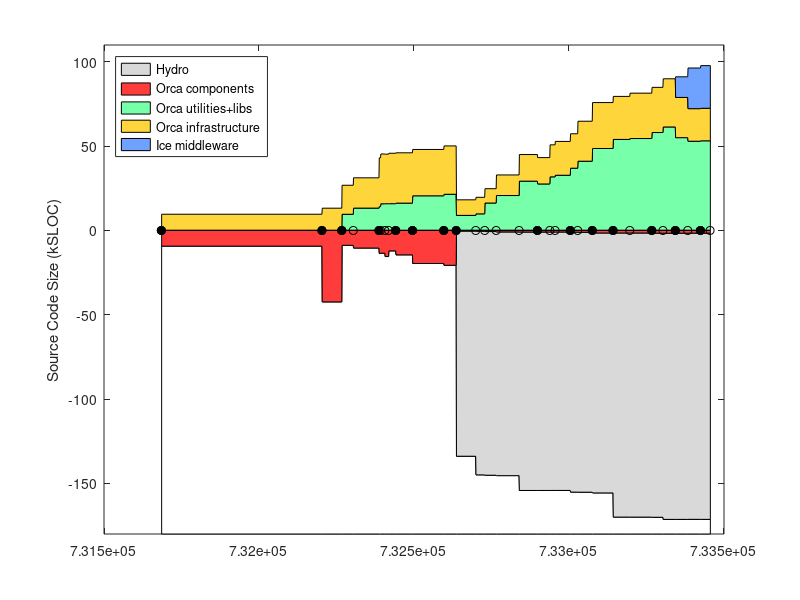

This figure's MATLAB source: (Note: this script raises an error after producing the figure.)
% keep track of orca project size using sloccount
clear all

%%%%%%%%%% DATA %%%%%%%%%%%%%%%%%%%%

% include/* except: include/{Freeze IceSSL IcePatch2}
% src/{Ice Slice IceGrid icecpp IceStorm slice2cpp IceUtil IceBox IceXML}
%  Sice212 = [
%  (7842-1000) + (22093+18419+11499+10568+4392+4200+4252+567+316)
%  ];
%  Sice301 = [
%  (8164-1000) + (23018+19384+19169+10596+4479+4343+4308+622+319)
%  ];
% same as above, but now also add Java:
% src/{IceInternal Ice IceUtil IceBox}
%  Sice310 = [
%  (8810-1200) + (24275+20494+22689+10587+4569+4877+4770+667+319) + (13190+6915+1262+493)
%  ];
%  Sice311 = [
%  (8950-1275) + (24511+20505+22898+10590+4600+4884+4782+683+323) + (13266+6929+1262+504)
%  ];

% it's much easier to count the whole of Ice (we use most of it anyway)
% sloccount include/ src/
% (this does not account for .ice files in [ice]/slice/* but it's a small fraction of total)
Sice212 = 133523;
Sice301 = 144513;
Sice310 = 153243;
Sice311 = 154145;
Sice320 = 168475;
Sice321 = 169725;

% indeces
iyy=1;
imm=2;
idd=3;
iver=4;
isub=5;
ibase=6;
icomp=7;
iutil=8;
iad=9;

Sorca = [ ...
% YY    MM  DD  ?   SUB     BASE        COMP           UTILS    A&D VERSION
% 0.8.6: a single distro, divide in halves arbitrarily
2003     4  14  1   0       18930/2     18930/2             0   0   % 0.8.6 (last change in doc/ChangeLog
% BASE: orca-base
% COMP: sloccount orca-components/src/components
% UTIL: slocc orca-components/src/util
2004     9  13  1   0       42543   13047   0       0   % 0.11.0
2004    11  16  1   0       8963    17208   9441    0   % 0.12.0
2004    12  23  0   0       10596   17965   13094   0   % 0.12.1
2005     3  16  1   0       13767   28881   14005   0   % 0.13.0
2005     3  21  0   0       13620   29524   15665   0   % 0.13.1
2005     4   4  0   0       15630   29345   15727   0   % 0.13.2
2005     4  16  0   0       12283   29897   15724   0   % 0.13.3
2005     5   9  1   0       14639   29838   16056   0   % 0.14.0
2005     7   2  1   0       19751   27479   20395   0   % 0.15.0
2005    10  11  1   0       20818   28675   21303   0   % 1.0.0
% BASE: c_ount src/interfaces/slice/orca/*.ice
% COMP: sloccount src/components
% UTIL: sloccount src/utils
2005    11  20  1   Sice212 530    9226         8781        0   % 2.0.0-rc1
2006     1  22  0   Sice301 596    9801         9695        0   % 2.0.0-rc2
% UTIL-IN-COMP: sloccount components/log* 
% COMP: sloccount components MINUS UTIL-IN-COMP
% UTIL: sloccount utils PLUS UTIL-IN-COMP
2006     2  20  0   Sice301 813    9867-1372    14734+1372  0  % 2.0.0-rc3
% UTIL-IN-COMP: sloccount components/orcaview* components/log*
2006     3  29  0   Sice301 1052   14625-2421   18131+2421  0  % 2.0.0-rc4
2006     6  11  0   Sice310 1116   19999-4215   24867+4215  0  % 2.0.0-rc5  
2006     8   9  1   Sice310 1116   19979-4348   23066+4348  0  % 2.0.0
2006     9  18  0   Sice310 1094   19317-329    31304+329   0  % 2.0.1
2006    10   5  0   Sice310 1094   20384-329    32255+329   0  % 2.0.2
2006    11  23  1   Sice311 1178   21408-1001   35768+1001  0  % 2.1.0
% BASE: c_ount src/interfaces/slice/orca/*.ice
% COMP: sloccount src/components
% UTIL: sloccount src/utils src/libs
% to count lines in *.ice files, rename them to *.cpp like this:
% $cd src/interfaces/slice/orca; for file in *; do mv $file `echo $file | sed s/.ice/.cpp/`; done
2006    12  17  0   Sice311 1240    23701   40914  0   % 2.1.1
2007     2   2  1   Sice311 1671    27238   48446  0   % 2.2.0
2007     4  10  1   Sice320 1671    25512   53828  0   % 2.3.0
2007     6   3  0   Sice320 1682    26905   54359  0   % 2.4.0
2007     8  13  1   Sice320 1772    26795   57918  0    % 2.5.0
2007     9  18  0   Sice321 1787    28573   61216  0    % 2.6.0
% A&D: Hydro: sloccount src
2007    10  28  1   Sice321 1787    23840   54879  12251    % 2.7.0
2007    12   7  0   Sice321 1750    19312   52762  24104    % 2.8.0
2008     1  17  1   Sice321 1774    19280   53015  25300    % 2.9.0
];
Vorca ={'0.8.6', '0.11.0', '0.12.0', '0.12.1', '0.13.0', '0.13.1', '0.13.2', '0.13.3', '0.14.0', '0.15.0', '1.0.0', ...
    '2.0.0-rc1', '2.0.0-rc2', '2.0.0-rc3', '2.0.0-rc4', '2.0.0-rc5', '2.0.0', '2.0.1', '2.0.2', '2.1.0', '2.1.1', ...
    '2.2.0', '2.3.0', '2.4.0', '2.5.0', '2.6.0', '2.7.0', '2.8.0', '2.9.0' }';

% add a dummy release just for display
Sorca(end+1,:) = Sorca(end,:);
Sorca(end,imm) = Sorca(end,imm)+1;
Sorca(end,iver) = 0;
Vorca{end+1} = 'dummy';

% convert dates
Torca = datenum(Sorca(:,iyy),Sorca(:,imm),Sorca(:,idd));

% 2nd digit releases
i2 = (Sorca(:,iver)==1);
Torca2 = Torca(i2);
Vorca2 = Vorca(i2);

% what can go to Hydra?
% cd libs; sloccount bros1 orcacolourtext orcadynamicload orcageom2d orcagpsutil orcaiceutil orcaimage orcaimagegrabber orcalocalnav orcalockfile orcamapload orcamisc orcanavutil orcaogfusion orcaogmap orcapathplan orcaping orcaportability orcaserial orcawifi
% cd components; sloccount gps/garmin/ insgps/novatel insgps/novatelspan/ laser2d/laser2dutil/ laser2d/sickacfr/ laser2d/sickcarmen/ localnav/vfhdriver/ segwayrmp/rmpdriver/ 
% 15,102 + 10,322

% for comparison, ASN
%  Sasn = 90433;

Sgenom = [
% YY    MM  DD  ? SUB   BASE    COMP    UTIL    VERSION
% SUB : cd pocolibs-2.3; sloccount include src
% BASE: cd genom-2.0; sloccount include src
% COMP: 0
% UTIL: 0 
2007    8   31  1  9786    11368   0   0       % 2.0
];

Splayer = [ 
% YY    MM  DD  ?   SUB     BASE                COMP       UTIL  VERSION
% BASE: (server-drivers)+client_libs
% COMP: drivers + utils
2002    12 04   1  0    (17331-12037)+9188      12037+2685 0    % 1.3.1
2003    7  15   1  0    (30452-24334)+12458     24334+3064 0    % 1.4-rc1
2003    12 07   1  0    (37378-30947)+13110     30947+9633 0    % 1.4-rc2
2004    5  31   1  0    (49225-42643)+13664     42643+3550 0    % 1.5
2004    11 12   1  0    (50758-43190)+13545     43190+4479 0    % 1.6
2005    1  31   0  0    (52069-44517)+13576     44517+4662 0    % 1.6.2
2005    7  28   0  0    (53348-45686)+14300     45686+5188 0    % 1.6.5
% BASE: (libplayercore-./bindings) + client_libs + (libplayertcp-./bindings)
% note: libplayerxdr is autogenerated
% COMP: server + utils
2005    10 25   0  0    (4866-0)+7560+(1391-0)  46474+5725  0   % 2.0pre7
% SUB : 0
% BASE: sloccount libplayercore client_libs libplayertcp 
%           MINUS sloccount libplayercore/bindings/ libplayertcp/bindings
% note: libplayerxdr is autogenerated
% COMP: sloccount server 
% UTIL: sloccount utils PLUS stage/src
2006    2  28   1  0    63992-47749-1291        54704       0     % 2.0.0
2006    3  25   1  0    65606-48912-1291        53033       0     % 2.0.1
2006    6   9   1  0    69083-51546-1319        61421       0     % 2.0.2
2006    9  26   1  0    69388-51546-1319        64088       13606       % 2.0.3
2007    5   2   1  0    69602-51686-1359        58396       9589+13606  % 2.0.4
2007   12  13   1  0    34980-2039              74385       11417+15464 % 2.1.0rc1
];
Tplayer = datenum(Splayer(:,1),Splayer(:,2),Splayer(:,3));

Saria = [
% YY    MM  DD  ? SUB   BASE    COMP    UTIL    VERSION
% SUB : 0
% BASE: sloccount ArNetworking/include/ ArNetworking/src/
% COMP: sloccount include src
% UTIL: 0 
2007    2   20  1  0    15854   45965   0       % 2.5.1
];

Scarmen = [
% YY    MM  DD  ?   SUB     BASE    COMP                    UTIL   VERSION
% SUB : cd src; sloccount ipc
% BASE: sloccount carmenpp global java python
% COMP: sloccount src MINUS all other
% UTIL: sloccount logger logtools mapeditor param_daemon robotgui simulator 
2007    8   15  1  24965    12032   107745-24965-12032-19629  19629   % 0.6.7
];

Sorocos = [
% YY    MM  DD  ?   SUB     BASE    COMP                        UTIL   VERSION
% SUB : cd ACE_wrappers; sloccount ace PLUS sloccount TAO/tao/
% BASE: ?
% LIBS: sloccount orocos-bfl-[VERSION]-src/src PLUS sloccount kdl-[VERSION]/kdl
% COMP: sloccount orocos-rtt-[VERSION]/src PLUS cd orocos-ocl-[VERSION]; sloccount hardware motion_control
% UTIL: cd orocos-ocl-[VERSION]; sloccount taskbrowser signals deployment reporting viewer ocl 
2007    8   15  1  160300+237011   0   (7767+12865)+(48971+20068)    5104   % ace-5.5, tao-1.5, rtt-1.2.1, bfl-0.6.1, kdl-0.4, ocl-0.4.1
];

Syarp = [
% YY    MM  DD  ?   SUB  BASE     COMP       UTIL   VERSION
% SUB : 0
% BASE: sloccount libYARP_OS libYARP_OS_compat
% COMP: sloccount yarpdev libYARP_dev libYARP_math libYARP_sig libYARP_sig_compat 
% UTIL: sloccount yarp-imageviewer modules
2007    7   26  1  0     21633   23528    1613   % 2.1.6
];

% YY    MM  DD  ?   SUB  BASE     COMP       UTIL
% SUB : 0
% BASE: 0
% COMP: sloccount . (matlab files will not be counted)
% UTIL: 0
Sopenslam = [
2007    8   16  1   0    0        23719      0
];

%%%%%%%%%% PLOTTING %%%%%%%%%%%%%%%%%%%%

Smax = 180;
d0 = [Torca Torca+1]'; d0=d0(:); d0(1)=[];
d1 = Smax-Sorca(:,isub)-Sorca(:,ibase); d1 = [d1 d1]'; d1=d1(:); d1(end)=[];
d2 = Sorca(:,isub); d2 = [d2 d2]'; d2=d2(:); d2(end)=[];
d3 = Sorca(:,ibase); d3 = [d3 d3]'; d3=d3(:); d3(end)=[];
d4 = Sorca(:,icomp); d4 = [d4 d4]'; d4=d4(:); d4(end)=[];
d5 = Sorca(:,iutil); d5 = [d5 d5]'; d5=d5(:); d5(end)=[];
d6 = Sorca(:,iad); d6 = [d6 d6]'; d6=d6(:); d6(end)=[];

figure(1), clf
ha=area( d0, [d1 d2 d3 d5 d4 d6]/1e3, -Smax ); hold on
plot( Torca, 0*Torca, 'k-o' )
h2=plot( Torca2, 0*Torca2, 'ko' );
set(h2,'markerfacecolor','k')
ylabel('Source Code Size (kSLOC)')

% colors
white = 1*[1 1 1];
gray = .85*[1 1 1];
red = min(255,[255 0 0]+60)/255;
orange = min(255,[255 153 0]+60)/255;
green = min(255,[60 255 109]+60)/255;
blue = min(255,[51 102 255]+60)/255;

set(ha(1),'facecolor', white);
set(ha(2),'facecolor', gray);
set(ha(3),'facecolor', red);
set(ha(4),'facecolor', green);
set(ha(5),'facecolor', orange);
set(ha(6),'facecolor', blue);
ha(1)=[];
legend(fliplr(ha),'Hydro','Orca components','Orca utilities+libs','Orca infrastructure','Ice middleware', 'Location','NorthWest')
%  xlim(datenum([2004;2005],[7;7],[1;1]) )
ylim([-Smax 110])
ax=axis;
%  xlim( [ax(1) datenum([2006 12 31])] )
ax=axis;
% label releases
mark('x', Torca2 )
i2odd = (1:2:length(Torca2));
ht = text(Torca2(i2odd)+5,.04*ax(4)*ones(length(i2odd),1),Vorca2(i2odd));
set(ht,'fontsize',8)
i2even = (2:2:length(Torca2));
ht = text(Torca2(i2even)+5,.08*ax(4)*ones(length(i2even),1),Vorca2(i2even));
set(ht,'fontsize',8)
datetick( 'x', 12 )
hp = plot( Tplayer, -Splayer(:,ibase)/1e3, 'k--o', Tplayer, Splayer(:,icomp)/1e3, 'k--o' );
set(hp, 'color', .5*[1 1 1] )
hpt = text( Tplayer(2), -Splayer(2,ibase)/1e3-8, 'Player infrastructure');
set(hpt, 'color', .5*[1 1 1] )
hpt = text( Tplayer(2), (Splayer(2,icomp)+Splayer(2,iutil))/1e3-5, 'Player "components+utils"');
set(hpt, 'color', .5*[1 1 1] )
%mark('y', Dasn(1,1)/1e3 );
%text( datenum([2003 5 1]), Dasn(1,1)/1e3, 'ASN')
xlabel('Releases')
title('http://orca-robotics.sf.net')

ht=text(datenum(2003,7,1),-Smax+15, '*   generated using David A. Wheeler`s SLOCCount' );
set(ht,'fontsize',8)
ht=text(datenum(2003,7,1),-Smax+5, '** see data in [ORCA2]/scripts/matlab/sloccount/slocs.m' );
set(ht,'fontsize',8)

xlim( [ax(1) datenum([2008 2 20])] )
